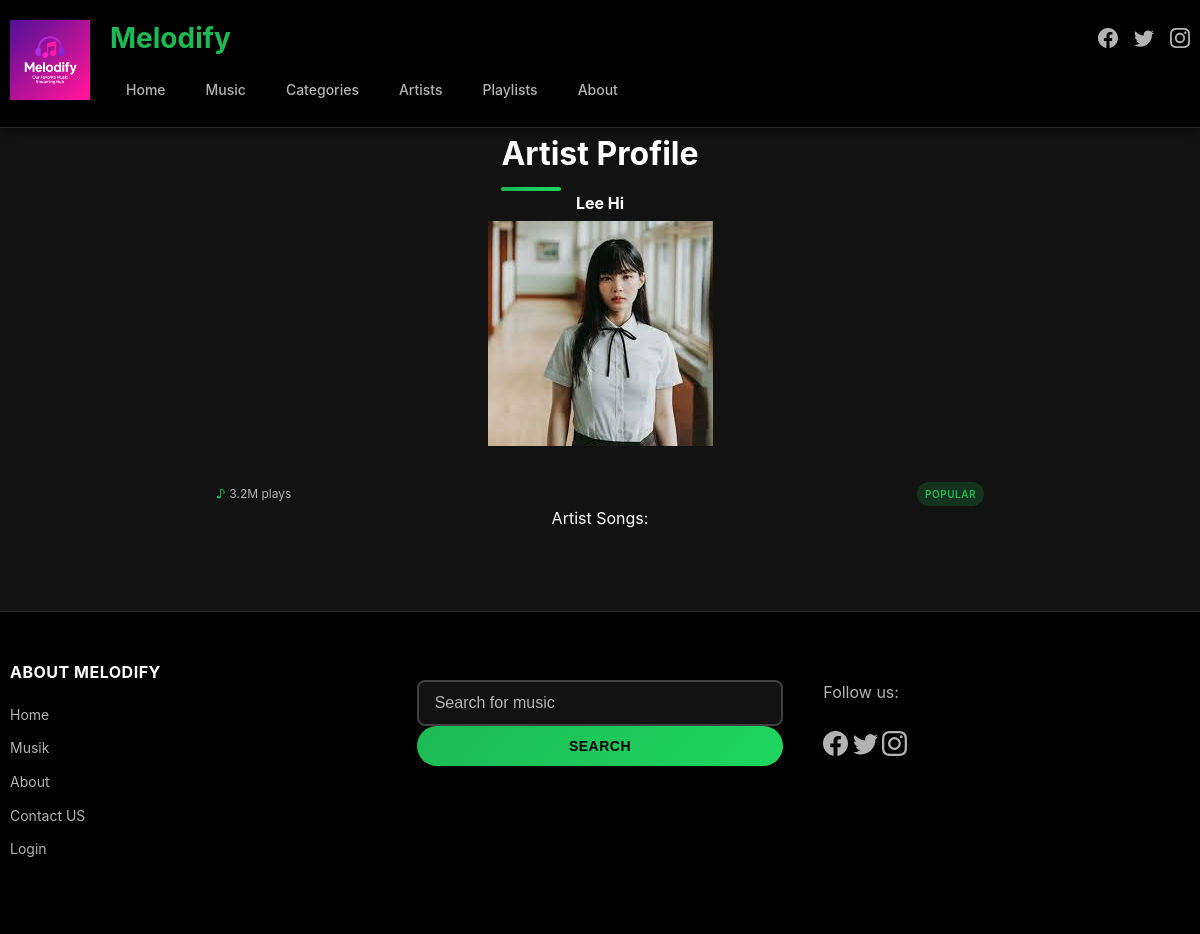
Screenshot of /public/artist/7 with the database file from the repository.
### tables this page shows
CREATE TABLE `artists` (
  `id` int(11) NOT NULL,
  `name` varchar(50) NOT NULL,
  `bio` text NOT NULL,
  `user_id` int(11) NOT NULL,
  `image` varchar(1024) NOT NULL
);

### app/core/functions.php (called while the page is built, shortened)
<?php
function db_connect()
{
    $string = DBDRIVER . ":hostname=" . DBHOST . ";dbname=" . DBNAME;
    $con = new PDO($string, DBUSER, DBPASS);
    return $con;
}
function db_query_one($query, $data = array())
{
    $con = db_connect();
    $stm = $con->prepare($query);
    if ($stm) {
        $check = $stm->execute($data);
        if ($check) {
            $result = $stm->fetchAll(PDO::FETCH_ASSOC);
            if (is_array($result) && count($result) > 0) {
                return $result[0];
            }
        }
    }
    return false;
}
function esc($str)
{
    return nl2br(htmlspecialchars($str));
}

### app/pages/artist-full.php (the view, shortened to what this page needs)
<div class="music-card-full" style="max-width: 800px;">
    <h2 class="card-title"><?= esc($row['name']) ?></h2>
    <center>
        <div style="">
            <img src="<?= ROOT ?>/<?= $row['image'] ?>">
        </div>
    </center>
    <div class="card-content">
        <div class="card-meta">
            <span class="play-count">3.2M plays</span>
            <span class="card-badge">Popular</span>
        </div>
        <div>Artist Songs:</div>
    </div>
</div>

### public/assets/css/style.css (style rules this page uses)
* { box-sizing: border-box; margin: 0; padding: 0; }
body { font-family: 'Poppins', -apple-system, BlinkMacSystemFont, 'Segoe UI', Roboto, sans-serif; background-color: #121212 !important; color: #ffffff; line-height: 1.6; }
.card-content { padding: 16px; flex: 1; display: flex; flex-direction: column; }
.card-title { font-size: 16px; font-weight: 700; margin-bottom: 4px; color: #ffffff; transition: color 0.3s ease; overflow: hidden; text-overflow: ellipsis; white-space: nowrap; }
.card-meta { display: flex; justify-content: space-between; align-items: center; margin-top: 12px; font-size: 12px; color: #b3b3b3; padding-top: 12px; margin-top: auto; }
.play-count { display: flex; align-items: center; }
.play-count::before { content: "♪"; margin-right: 4px; color: #1db954; }
.card-badge { background-color: rgba(29, 185, 84, 0.2); color: #1db954; padding: 4px 8px; border-radius: 12px; font-size: 10px; font-weight: 600; text-transform: uppercase; letter-spacing: 0.5px; }

### rows the page displays
artists: name "Lee Hi", image (picture)
